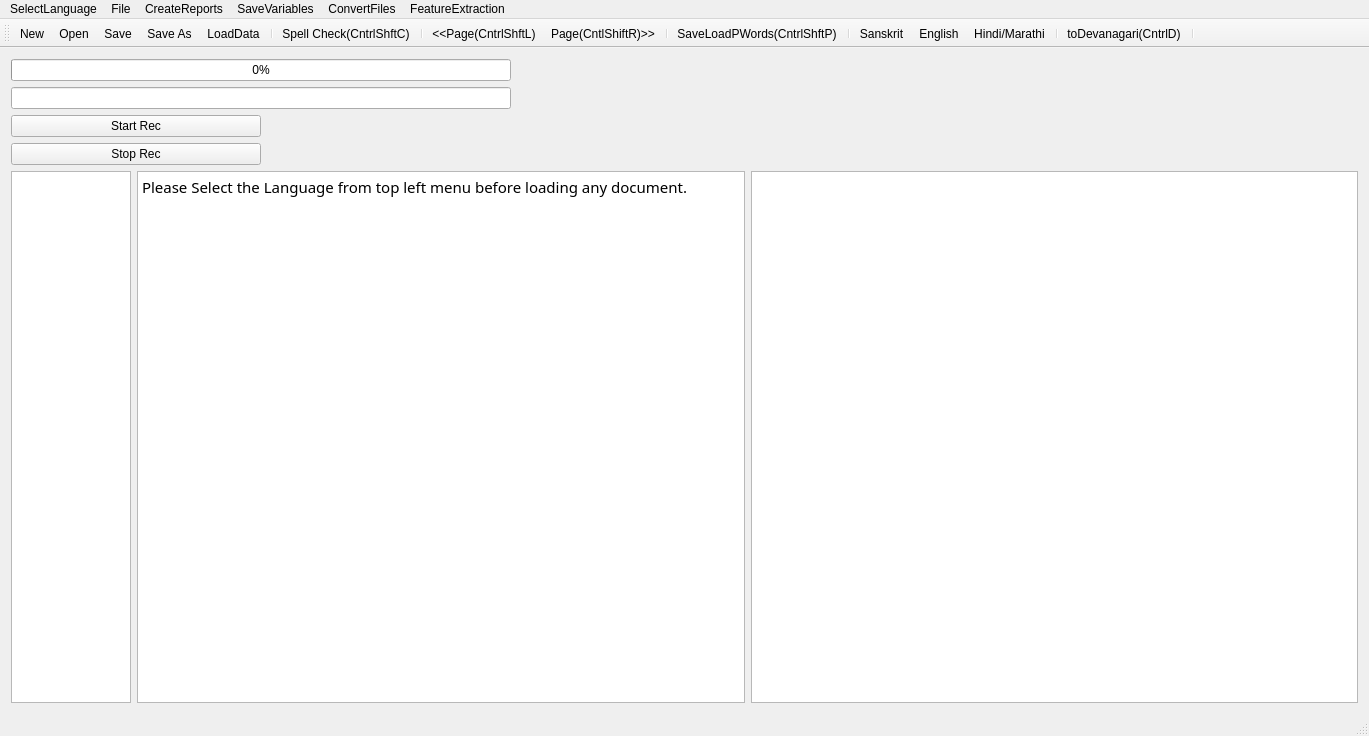
<?xml version="1.0" encoding="UTF-8"?>
<ui version="4.0">
 <class>MainWindow</class>
 <widget class="QMainWindow" name="MainWindow">
  <property name="geometry">
   <rect>
    <x>0</x>
    <y>0</y>
    <width>1369</width>
    <height>736</height>
   </rect>
  </property>
  <property name="mouseTracking">
   <bool>true</bool>
  </property>
  <property name="windowTitle">
   <string>MainWindow</string>
  </property>
  <widget class="QWidget" name="centralWidget">
   <layout class="QVBoxLayout" name="verticalLayout">
    <item>
     <widget class="QProgressBar" name="progressBar">
      <property name="maximumSize">
       <size>
        <width>500</width>
        <height>16777215</height>
       </size>
      </property>
      <property name="value">
       <number>0</number>
      </property>
      <property name="alignment">
       <set>Qt::AlignRight|Qt::AlignTrailing|Qt::AlignVCenter</set>
      </property>
     </widget>
    </item>
    <item>
     <widget class="QLineEdit" name="lineEdit">
      <property name="maximumSize">
       <size>
        <width>500</width>
        <height>16777215</height>
       </size>
      </property>
     </widget>
    </item>
    <item>
     <widget class="QPushButton" name="start_Rec">
      <property name="maximumSize">
       <size>
        <width>250</width>
        <height>16777215</height>
       </size>
      </property>
      <property name="text">
       <string>Start Rec</string>
      </property>
     </widget>
    </item>
    <item>
     <widget class="QPushButton" name="stop_Rec">
      <property name="maximumSize">
       <size>
        <width>250</width>
        <height>16777215</height>
       </size>
      </property>
      <property name="text">
       <string>Stop Rec</string>
      </property>
     </widget>
    </item>
    <item>
     <layout class="QHBoxLayout" name="horizontalLayout">
      <item>
       <widget class="QTextEdit" name="textEdit">
        <property name="maximumSize">
         <size>
          <width>120</width>
          <height>16777215</height>
         </size>
        </property>
        <property name="font">
         <font>
          <family>FreeSans</family>
          <italic>true</italic>
         </font>
        </property>
        <property name="sizeAdjustPolicy">
         <enum>QAbstractScrollArea::AdjustToContents</enum>
        </property>
        <property name="readOnly">
         <bool>true</bool>
        </property>
       </widget>
      </item>
      <item>
       <widget class="QTextBrowser" name="textBrowser">
        <property name="font">
         <font>
          <family>Shobhika</family>
          <pointsize>16</pointsize>
          <italic>false</italic>
         </font>
        </property>
        <property name="mouseTracking">
         <bool>true</bool>
        </property>
        <property name="sizeAdjustPolicy">
         <enum>QAbstractScrollArea::AdjustToContents</enum>
        </property>
        <property name="undoRedoEnabled">
         <bool>true</bool>
        </property>
        <property name="readOnly">
         <bool>false</bool>
        </property>
        <property name="html">
         <string>&lt;!DOCTYPE HTML PUBLIC &quot;-//W3C//DTD HTML 4.0//EN&quot; &quot;http://www.w3.org/TR/REC-html40/strict.dtd&quot;&gt;
&lt;html&gt;&lt;head&gt;&lt;meta name=&quot;qrichtext&quot; content=&quot;1&quot; /&gt;&lt;meta charset=&quot;utf-8&quot; /&gt;&lt;style type=&quot;text/css&quot;&gt;
p, li { white-space: pre-wrap; }
hr { height: 1px; border-width: 0; }
li.unchecked::marker { content: &quot;\2610&quot;; }
li.checked::marker { content: &quot;\2612&quot;; }
&lt;/style&gt;&lt;/head&gt;&lt;body style=&quot; font-family:'Shobhika'; font-size:16pt; font-weight:400; font-style:normal;&quot;&gt;
&lt;p style=&quot; margin-top:0px; margin-bottom:0px; margin-left:0px; margin-right:0px; -qt-block-indent:0; text-indent:0px;&quot;&gt;&lt;span style=&quot; font-family:'Ubuntu'; font-size:11pt;&quot;&gt;Please Select the Language from top left menu before loading any document.&lt;/span&gt;&lt;/p&gt;&lt;/body&gt;&lt;/html&gt;</string>
        </property>
        <property name="acceptRichText">
         <bool>true</bool>
        </property>
        <property name="textInteractionFlags">
         <set>Qt::LinksAccessibleByKeyboard|Qt::LinksAccessibleByMouse|Qt::TextBrowserInteraction|Qt::TextEditable|Qt::TextEditorInteraction|Qt::TextSelectableByKeyboard|Qt::TextSelectableByMouse</set>
        </property>
       </widget>
      </item>
      <item>
       <widget class="QGraphicsView" name="graphicsView">
        <property name="sizeAdjustPolicy">
         <enum>QAbstractScrollArea::AdjustIgnored</enum>
        </property>
        <property name="alignment">
         <set>Qt::AlignCenter</set>
        </property>
        <property name="dragMode">
         <enum>QGraphicsView::ScrollHandDrag</enum>
        </property>
        <property name="transformationAnchor">
         <enum>QGraphicsView::AnchorViewCenter</enum>
        </property>
        <property name="resizeAnchor">
         <enum>QGraphicsView::AnchorViewCenter</enum>
        </property>
       </widget>
      </item>
     </layout>
    </item>
   </layout>
   <zorder>lineEdit</zorder>
   <zorder>progressBar</zorder>
   <zorder>stop_Rec</zorder>
   <zorder>start_Rec</zorder>
  </widget>
  <widget class="QMenuBar" name="menuBar">
   <property name="geometry">
    <rect>
     <x>0</x>
     <y>0</y>
     <width>1369</width>
     <height>22</height>
    </rect>
   </property>
   <widget class="QMenu" name="menuOCR_Correction_Window">
    <property name="title">
     <string>File</string>
    </property>
    <addaction name="actionNew"/>
    <addaction name="actionOpen"/>
    <addaction name="actionSave"/>
    <addaction name="actionSave_As"/>
    <addaction name="actionSpell_Check"/>
    <addaction name="actionLoad_Next_Page"/>
    <addaction name="actionLoad_Prev_Page"/>
    <addaction name="separator"/>
    <addaction name="actionLoadGDocPage"/>
    <addaction name="actionToDevanagari"/>
    <addaction name="actionLoadData"/>
    <addaction name="actionLoadDict"/>
    <addaction name="actionLoadOCRWords"/>
    <addaction name="actionLoadDomain"/>
    <addaction name="actionLoadSubPS"/>
    <addaction name="actionLoadConfusions"/>
    <addaction name="actionSugg"/>
    <addaction name="actionToSlp1"/>
   </widget>
   <widget class="QMenu" name="menuCreateReports">
    <property name="title">
     <string>CreateReports</string>
    </property>
    <addaction name="actionCreateBest2OCR"/>
    <addaction name="actionCreateSuggestionLog"/>
    <addaction name="actionCreateSuggestionLogNearestPriority"/>
    <addaction name="actionErrorDetectionRep"/>
    <addaction name="actionErrorDetectWithoutAdaptation"/>
    <addaction name="actionErrorDetectionRepUniq"/>
   </widget>
   <widget class="QMenu" name="menuSaveVariables">
    <property name="title">
     <string>SaveVariables</string>
    </property>
    <addaction name="actionCPair"/>
    <addaction name="actionPrimarySecOCRPair"/>
    <addaction name="actionCPairIEROcrVsCorrect"/>
    <addaction name="actionCPairGEROcrVsCorrect"/>
   </widget>
   <widget class="QMenu" name="menuConvertFiles">
    <property name="title">
     <string>ConvertFiles</string>
    </property>
    <addaction name="actionToSlp1_2"/>
    <addaction name="actionToDev"/>
    <addaction name="actionExtractDev"/>
    <addaction name="actionEditDistRep"/>
    <addaction name="actionConfusionFreqHist"/>
    <addaction name="actionFilterOutGT50EditDisPairs"/>
   </widget>
   <widget class="QMenu" name="menuFeatureExtraction">
    <property name="title">
     <string>FeatureExtraction</string>
    </property>
    <addaction name="actionPrepareFeatures"/>
   </widget>
   <widget class="QMenu" name="menuSelectLanguage">
    <property name="title">
     <string>SelectLanguage</string>
    </property>
    <addaction name="actionSanskrit"/>
    <addaction name="actionHindi"/>
    <addaction name="actionEnglish"/>
   </widget>
   <addaction name="menuSelectLanguage"/>
   <addaction name="menuOCR_Correction_Window"/>
   <addaction name="menuCreateReports"/>
   <addaction name="menuSaveVariables"/>
   <addaction name="menuConvertFiles"/>
   <addaction name="menuFeatureExtraction"/>
  </widget>
  <widget class="QToolBar" name="mainToolBar">
   <attribute name="toolBarArea">
    <enum>TopToolBarArea</enum>
   </attribute>
   <attribute name="toolBarBreak">
    <bool>false</bool>
   </attribute>
   <addaction name="actionNew"/>
   <addaction name="actionOpen"/>
   <addaction name="actionSave"/>
   <addaction name="actionSave_As"/>
   <addaction name="actionLoadData"/>
   <addaction name="separator"/>
   <addaction name="actionSpell_Check"/>
   <addaction name="separator"/>
   <addaction name="actionLoad_Prev_Page"/>
   <addaction name="actionLoad_Next_Page"/>
   <addaction name="separator"/>
   <addaction name="actionLoadGDocPage"/>
   <addaction name="separator"/>
   <addaction name="actionSanskrit"/>
   <addaction name="actionEnglish"/>
   <addaction name="actionHindi"/>
   <addaction name="separator"/>
   <addaction name="actionToDevanagari"/>
   <addaction name="separator"/>
  </widget>
  <widget class="QStatusBar" name="statusBar"/>
  <action name="actionOpen">
   <property name="icon">
    <iconset resource="AppResources.qrc">
     <normaloff>:/Images/open.png</normaloff>:/Images/open.png</iconset>
   </property>
   <property name="text">
    <string>Open</string>
   </property>
   <property name="shortcut">
    <string>Ctrl+O</string>
   </property>
  </action>
  <action name="actionSave">
   <property name="icon">
    <iconset resource="AppResources.qrc">
     <normaloff>:/Images/save.png</normaloff>:/Images/save.png</iconset>
   </property>
   <property name="text">
    <string>Save</string>
   </property>
   <property name="shortcut">
    <string>Ctrl+S</string>
   </property>
  </action>
  <action name="actionSave_As">
   <property name="icon">
    <iconset resource="AppResources.qrc">
     <normaloff>:/Images/save-as.png</normaloff>:/Images/save-as.png</iconset>
   </property>
   <property name="text">
    <string>Save As</string>
   </property>
   <property name="shortcut">
    <string>Ctrl+Shift+S</string>
   </property>
  </action>
  <action name="actionNew">
   <property name="icon">
    <iconset resource="AppResources.qrc">
     <normaloff>:/Images/New.png</normaloff>:/Images/New.png</iconset>
   </property>
   <property name="text">
    <string>New</string>
   </property>
   <property name="shortcut">
    <string>Ctrl+N</string>
   </property>
  </action>
  <action name="actionSpell_Check">
   <property name="text">
    <string>Spell Check(CntrlShftC)</string>
   </property>
   <property name="shortcut">
    <string>Ctrl+Shift+C</string>
   </property>
  </action>
  <action name="actionLoad_Next_Page">
   <property name="text">
    <string>Page(CntlShiftR)&gt;&gt;</string>
   </property>
   <property name="toolTip">
    <string>Page(CntlShiftR)&gt;&gt;</string>
   </property>
   <property name="shortcut">
    <string>Ctrl+Shift+R</string>
   </property>
  </action>
  <action name="actionLoad_Prev_Page">
   <property name="text">
    <string>&lt;&lt;Page(CntrlShftL)</string>
   </property>
   <property name="toolTip">
    <string>&lt;&lt;Page(CntrlShftL)</string>
   </property>
   <property name="shortcut">
    <string>Ctrl+Shift+L</string>
   </property>
  </action>
  <action name="actionLoadGDocPage">
   <property name="text">
    <string>Save&amp;LoadPWords(CntrlShftP)</string>
   </property>
   <property name="shortcut">
    <string>Ctrl+Shift+P</string>
   </property>
  </action>
  <action name="actionToDevanagari">
   <property name="text">
    <string>toDevanagari(CntrlD)</string>
   </property>
   <property name="shortcut">
    <string>Ctrl+D</string>
   </property>
  </action>
  <action name="actionLoadData">
   <property name="text">
    <string>LoadData</string>
   </property>
  </action>
  <action name="actionLoadDict">
   <property name="text">
    <string>LoadDict</string>
   </property>
  </action>
  <action name="actionLoadOCRWords">
   <property name="text">
    <string>LoadOCRWords</string>
   </property>
  </action>
  <action name="actionLoadDomain">
   <property name="text">
    <string>LoadDomain</string>
   </property>
  </action>
  <action name="actionLoadSubPS">
   <property name="text">
    <string>LoadSubPS</string>
   </property>
  </action>
  <action name="actionLoadConfusions">
   <property name="text">
    <string>LoadConfusions</string>
   </property>
  </action>
  <action name="actionSugg">
   <property name="text">
    <string>sugg</string>
   </property>
   <property name="shortcut">
    <string>Menu</string>
   </property>
  </action>
  <action name="actionCreateBest2OCR">
   <property name="text">
    <string>CreateBest2OCR</string>
   </property>
  </action>
  <action name="actionToSlp1">
   <property name="text">
    <string>toSlp1</string>
   </property>
   <property name="shortcut">
    <string>Ctrl+G</string>
   </property>
  </action>
  <action name="actionCreateSuggestionLog">
   <property name="text">
    <string>CreateSuggestionLog</string>
   </property>
  </action>
  <action name="actionCreateSuggestionLogNearestPriority">
   <property name="text">
    <string>CreateSuggestionLogNearestPriority</string>
   </property>
  </action>
  <action name="actionErrorDetectionRep">
   <property name="text">
    <string>ErrorDetectionRep</string>
   </property>
  </action>
  <action name="actionErrorDetectWithoutAdaptation">
   <property name="text">
    <string>ErrorDetectWithoutAdaptation</string>
   </property>
  </action>
  <action name="actionCPair">
   <property name="text">
    <string>CPair</string>
   </property>
  </action>
  <action name="actionToSlp1_2">
   <property name="text">
    <string>toSlp1</string>
   </property>
  </action>
  <action name="actionToDev">
   <property name="text">
    <string>toDev</string>
   </property>
  </action>
  <action name="actionExtractDev">
   <property name="text">
    <string>ExtractDevWords</string>
   </property>
   <property name="toolTip">
    <string>ExtractDevWords</string>
   </property>
  </action>
  <action name="actionPrimarySecOCRPair">
   <property name="text">
    <string>PrimarySecOCRPairs</string>
   </property>
  </action>
  <action name="actionCPairIEROcrVsCorrect">
   <property name="text">
    <string>CPairIEROcrVsCorrect</string>
   </property>
  </action>
  <action name="actionEditDistRep">
   <property name="text">
    <string>EditDistRep</string>
   </property>
  </action>
  <action name="actionConfusionFreqHist">
   <property name="text">
    <string>ConfusionFreqHist</string>
   </property>
  </action>
  <action name="actionCPairGEROcrVsCorrect">
   <property name="text">
    <string>CPairGEROcrVsCorrect</string>
   </property>
  </action>
  <action name="actionFilterOutGT50EditDisPairs">
   <property name="text">
    <string>FilterOutGT50EditDisPairs</string>
   </property>
  </action>
  <action name="actionPrepareFeatures">
   <property name="text">
    <string>PrepareFeatures</string>
   </property>
  </action>
  <action name="actionErrorDetectionRepUniq">
   <property name="text">
    <string>ErrorSuggRepUniq</string>
   </property>
  </action>
  <action name="actionSanskrit">
   <property name="text">
    <string>Sanskrit</string>
   </property>
  </action>
  <action name="actionHindi">
   <property name="text">
    <string>Hindi/Marathi</string>
   </property>
  </action>
  <action name="actionEnglish">
   <property name="text">
    <string>English</string>
   </property>
   <property name="toolTip">
    <string>English</string>
   </property>
  </action>
 </widget>
 <layoutdefault spacing="6" margin="11"/>
 <tabstops>
  <tabstop>textBrowser</tabstop>
  <tabstop>graphicsView</tabstop>
 </tabstops>
 <resources>
  <include location="AppResources.qrc"/>
 </resources>
 <connections/>
</ui>
